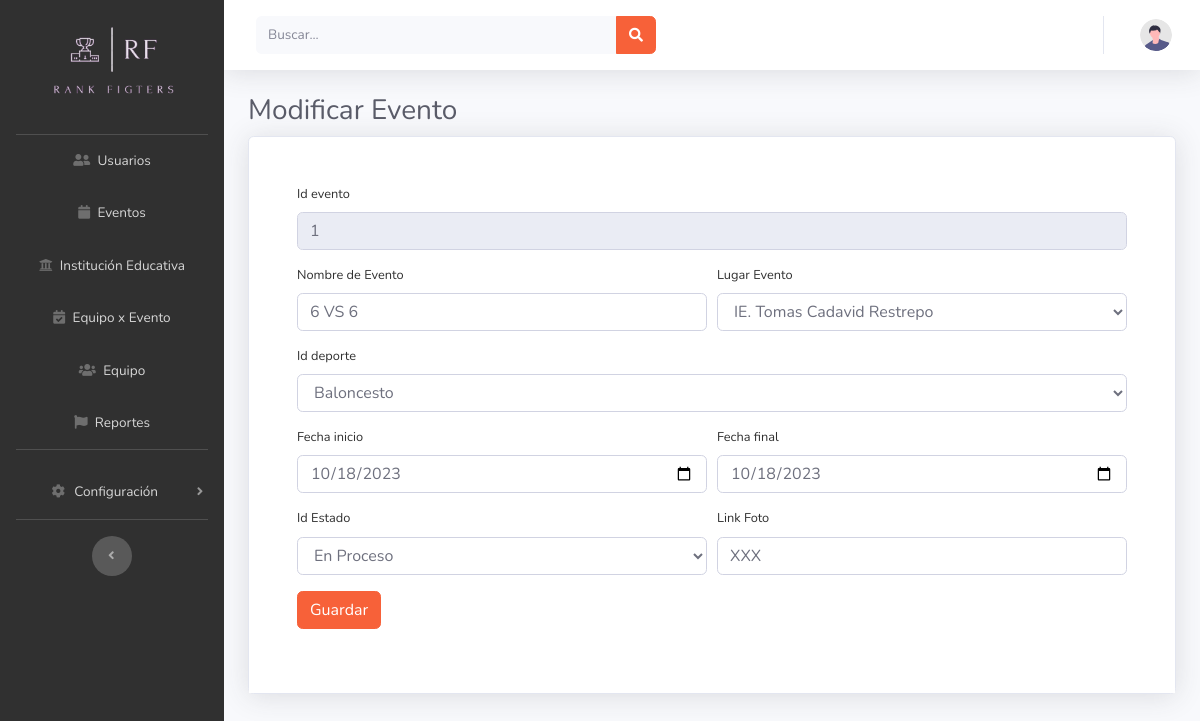
/Vista/App/Admon/ConsutaEvent.php?id=1, run on the app's committed database.
### tables this page shows
CREATE TABLE `eventos` (
  `idevento` int(11) NOT NULL,
  `nombreevento` varchar(50) NOT NULL,
  `iddeporte` int(11) NOT NULL,
  `lugarevento` int(11) NOT NULL,
  `fechainicio` date NOT NULL,
  `fechafinal` date NOT NULL,
  `idestado` int(11) NOT NULL,
  `linkfoto` varchar(100) NOT NULL
);

### Vista/App/Admon/ConsutaEvent.php (the view, shortened to what this page needs)
<?php
include('Menu.php');
$IdUsuario = $_GET['id'];
?>
 <div class="container-fluid">
<h1 class="h3 mb-2 text-gray-800">Modificar Evento</h1>
<?php
        include( '../../../Control/conex.php');
          $sql = "SELECT `idevento`, `nombreevento`, deportes.nombredeporte, insteduc.NombreIE, `fechainicio`, `fechafinal`, estado.descripcion, `linkfoto` FROM `eventos`
          INNER JOIN deportes
          INNER JOIN estado
          INNER JOIN insteduc
          ON deportes.iddeporte = eventos.iddeporte AND insteduc.idinsteduc = eventos.lugarevento
          AND estado.idestado = eventos.idestado
           WHERE idevento ='$IdUsuario'";
          $eje = $conexion->query($sql);
          while($row = $eje->fetch_row()){
?>
    <div class="card shadow mb-4">
        <form action="../../../Control/ModificarEvent.php" method="POST" class="mt-5 mr-5 ml-5">
                <div class="form-row">
                <div class="form-group col-md-12">
                    <label for="Identificacion">Id evento</label>
                    <input type="text" name="idEven" class="form-control" value="<?php echo ''.$row[0].''; ?>" readonly>
                    </div>
                    <div class="form-group col-md-6">
                    <label for="Identificacion">Nombre de Evento</label>
                    <input type="text" name="Nombreevento" class="form-control" value="<?php echo ''.$row[1].''; ?>">
                    </div>
                   <div class="form-group col-md-6">
                    <label for="inputEmail4">Lugar Evento</label>
                    <select class="form-control" name="Lugarevento">
             <?php
                        include( '../../Control/conex.php');
                          $sql = "SELECT * FROM insteduc";
                          $eje = $conexion->query($sql);
                          while($row3 = $eje->fetch_row()){
                            echo '<option value="'.$row3[0].'">'.$row3[1].'</option>';
                          }
                    ?>
                    </select>
                    </div>
                    <div class="form-group col-md-12">
                    <label for="TipoId">Id deporte</label>
                    <select class="form-control" name="TipoId">
             <?php
                        include( '../../Control/conex.php');
                          $sql = "SELECT * FROM deportes";
                          $eje = $conexion->query($sql);
                          while($fila = $eje->fetch_row()){
                            echo '<option value="'.$fila[0].'">'.$fila[1].'</option>';
                          }
                    ?>
                    </select>
                    </div>
                   <div class="form-group col-md-6">
                    <label for="inputPassword4">Fecha inicio</label>
                    <input type="date" name="FechaIni" class="form-control" value="<?php echo ''.$row[4].''; ?>">
                   </div>
                   <div class="form-group col-md-6">
                  <label for="inputAddress">Fecha final</label>
                  <input type="date" class="form-control" name="FechaFin" value="<?php echo ''.$row[5].''; ?>">
                   </div>
                   <div class="form-group col-md-6">
                    <label for="inputTelefono">Id Estado</label>
                    <select class="form-control" name="Idestado" >
             <?php
                        include( '../../Control/conex.php');
                          $sql = "SELECT * FROM estado";
                          $eje = $conexion->query($sql);
                          while($row1 = $eje->fetch_row()){
                            echo '<option value="'.$row1[0].'">'.$row1[1].'</option>';
                          }
                    ?>
                    </select>
                    </div>
                    <div class="form-group col-md-6">
                   <label for="inputTelefono">Link Foto</label>
                    <input type="text" class="form-control" name="link" id="LinkFo" value="<?php echo ''.$row[7].''; ?>">
                  </div>
                </div>
         <button type="submit" name="GuardarEvento" class="btn btn-primary">Guardar</button>
              </form>
 <?php  } ?>
            <footer class="sticky-footer bg-white">
            </footer>
        </div>
    </div>
</body>
</html>

### data on the page
eventos: idEven "1", Nombreevento "6 VS 6", FechaIni "10/18/2023", FechaFin "10/18/2023", link "XXX"

### other printed values
form field Lugarevento "IE. Tomas Cadavid Restrepo"
form field TipoId "Baloncesto"
form field Idestado "En Proceso"
